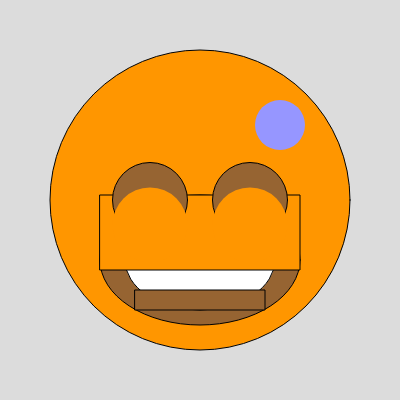
Frame 1 (no input)
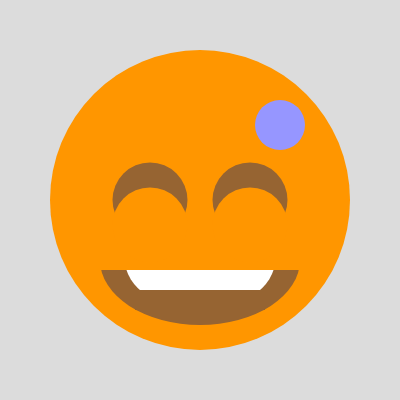
Frame 60 (no input)
Frame 120 (the mouse pressed at the canvas centre since frame 60): identical to frame 60, image omitted

The p5.js sketch that drew these frames (run headless with seeded random() and noise() and a simulated clock; from frame 60 on, the mouse is pressed at the canvas centre):

// p5.js sketch
// ── sketch.js
function setup() {
  createCanvas(400, 400);
}

function draw() {
  background(220);


  fill(255,150,0)
  ellipse(200,200,300,300)

  //mouth
  fill(150,100,50)
  ellipse(200,260,200,130)

  fill(255,255,255)
  ellipse(200,260,150,100)

  fill(255,150,0)
  rect(100,195,200,75)

  fill(150,100,50)
  rect(135,290,130,20)

  //eyes
  fill(150,100,50)
  ellipse(150,200,75,75)

  fill(150,100,50)
  ellipse(250,200,75,75)

  fill(255,150,0)
  noStroke()
  ellipse(250,225,75,75)

  fill(255,150,0)
  noStroke()
  ellipse(150,225,75,75)

  //water drop
  fill(150,150,255)
  ellipse(280,125,50,50)
}
